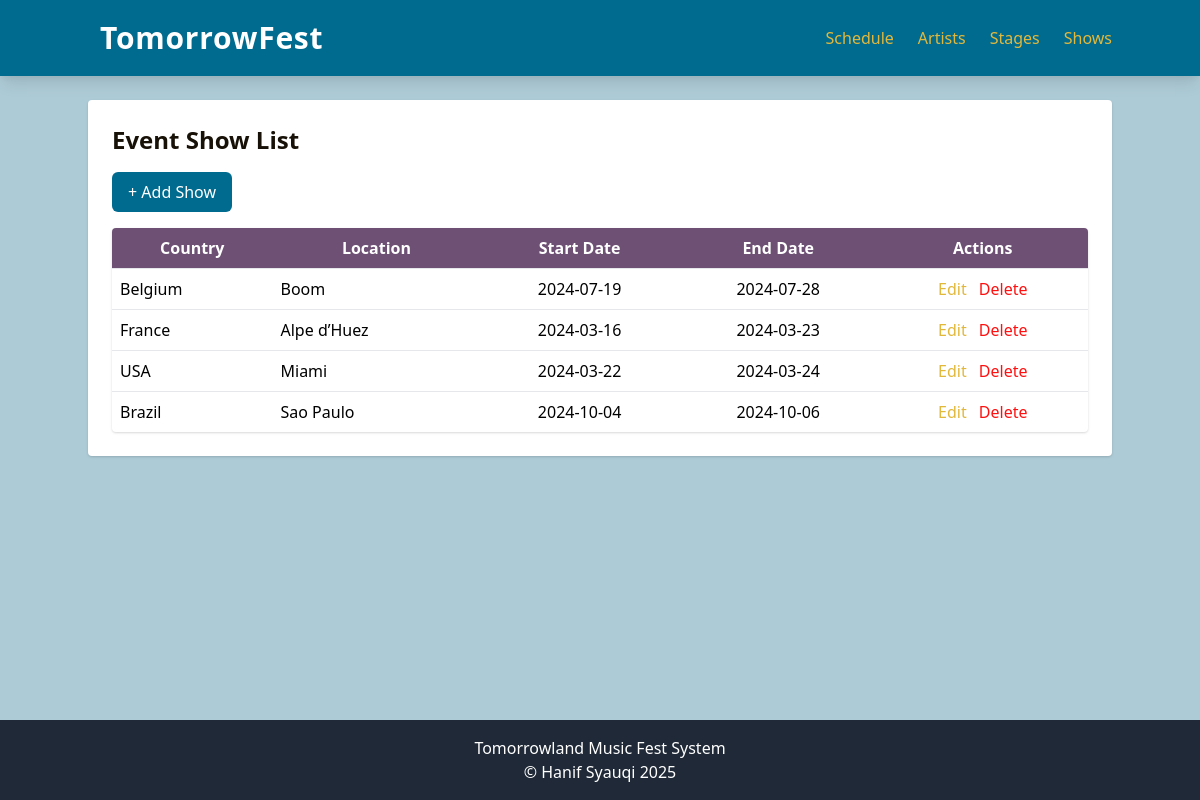
Screenshot of /index.php?entity=show with the database file from the repository.
### tables this page shows
CREATE TABLE event_show (
    id INT AUTO_INCREMENT PRIMARY KEY,
    country VARCHAR(100) NOT NULL,
    location VARCHAR(100) NOT NULL,
    start_date DATE NOT NULL,
    end_date DATE NOT NULL
);

### model/EventShow.php (called while the page is built, shortened)
<?php
require_once 'config/Database.php';
class EventShow {
    private $conn;
    private $table = 'event_show';
    public function __construct() {
        $database = new Database();
        $this->conn = $database->getConnection();
    }
    public function getAll() {
        $query = "SELECT * FROM " . $this->table;
        $stmt = $this->conn->prepare($query);
        $stmt->execute();
        return $stmt->fetchAll(PDO::FETCH_ASSOC);
    }
}
?>

### config/Database.php (called while the page is built, shortened)
<?php
class Database {
    private $host = "localhost";
    private $username = "root";
    private $password = "";
    private $database = "tomorrowland";
    public function getConnection() {
        $this->conn = null;
        try {
            $this->conn = new PDO("mysql:host=" . $this->host . ";dbname=" . $this->database, $this->username, $this->password);
            $this->conn->setAttribute(PDO::ATTR_ERRMODE, PDO::ERRMODE_EXCEPTION);
        } catch(PDOException $e) {
            echo "Connection error: " . $e->getMessage();
        }
        return $this->conn;
    }
}
?>

### viewmodel/EventShowViewModel.php (called while the page is built, shortened)
<?php
require_once 'model/EventShow.php';
class EventShowViewModel {
    private $show;
    public function __construct() {
        $this->show = new EventShow();
    }
    public function getShowList() {
        return $this->show->getAll();
    }
}
?>

### views/show_list.php (the view)
<?php
require_once 'views/template/header.php';
?>
<h2 class="text-2xl font-bold mb-4" style="color: #171107">Event Show List</h2>
<div class="mb-4">
    <a href="index.php?entity=show&action=add" style="
     background-color: #006B8F;
     color: white;
     padding: 0.5rem 1rem;
     border-radius: 0.375rem;
     display: inline-block;
     text-decoration: none;
     transition: background-color 0.3s ease;
     cursor: pointer;
   "
    onmouseover="this.style.backgroundColor='#005677'"
    onmouseout="this.style.backgroundColor='#006B8F'">
       + Add Show
    </a>
</div>
<table class="min-w-full bg-white shadow rounded overflow-hidden">
    <thead style="background-color: #6E5075;" class="text-white">
        <tr>
            <th class="p-2">Country</th>
            <th class="p-2">Location</th>
            <th class="p-2">Start Date</th>
            <th class="p-2">End Date</th>
            <th class="p-2">Actions</th>
        </tr>
    </thead>
    <tbody>
        <?php foreach ($showList as $s): ?>
        <tr class="border-t" onmouseover="this.style.backgroundColor='#ADCBD6'" onmouseout="this.style.backgroundColor='#FFFFFF'">
            <td class="p-2"><?= htmlspecialchars($s['country']) ?></td>
            <td class="p-2"><?= htmlspecialchars($s['location']) ?></td>
            <td class="p-2" style="text-align: center"><?= htmlspecialchars($s['start_date']) ?></td>
            <td class="p-2" style="text-align: center"><?= htmlspecialchars($s['end_date']) ?></td>
            <td class="p-2 space-x-2" style="text-align: center">
                <a href="index.php?entity=show&action=edit&id=<?= $s['id'] ?>" style="color : #E2B83B">Edit</a>
                <a href="index.php?entity=show&action=delete&id=<?= $s['id'] ?>" onclick="return confirm('Delete this Show?')" style="color :rgb(255, 16, 16)">Delete</a>
            </td>
        </tr>
        <?php endforeach; ?>
    </tbody>
</table>
<?php
require_once 'views/template/footer.php';
?>

### views/template/header.php (style rules this page uses)
html, body { height: 100%; margin: 0; }

### rows the page displays
event_show: country "Belgium", location "Boom", start_date "2024-07-19", end_date "2024-07-28"
event_show: country "France", location "Alpe d’Huez", start_date "2024-03-16", end_date "2024-03-23"
event_show: country "USA", location "Miami", start_date "2024-03-22", end_date "2024-03-24"
event_show: country "Brazil", location "Sao Paulo", start_date "2024-10-04", end_date "2024-10-06"
